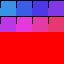

A 2D game scene composited from a Tiled map and its tileset images. What follows is a short description and the map's XML, with every tile layer's data as written:
An orthogonal 4x4 tile map with 16x16 px tiles, 1 tile layer (TintTiles), 1 image layer and 5 objects (2x area, Caption, polygon, line).

<map version="1.10" tiledversion="1.12.0" orientation="orthogonal" renderorder="right-down" width="4" height="4" tilewidth="16" tileheight="16" infinite="0" backgroundcolor="#80ff0000" nextlayerid="6" nextobjectid="7">
 <tileset firstgid="1" name="colortiles" tilewidth="16" tileheight="16" tilecount="32" columns="8">
  <image source="tiles.png" width="128" height="64" />
  <tile id="1">
   <properties>
    <property name="modulate" type="color" value="#ff0000ff" />
    <property name="data_glow" type="color" value="#8000ff00" />
    <property name="hue" type="color" value="#ff336699" />
   </properties>
  </tile>
 </tileset>
 <layer id="1" name="TintTiles" width="4" height="4" tintcolor="#80ff0000">
  <data encoding="csv">
2,0,0,0,
0,0,0,0,
0,0,0,0,
0,0,0,0
</data>
 </layer>
 <objectgroup id="2" name="TintObjects" tintcolor="#80ff0000">
  <object id="1" name="Caption" x="0" y="0" width="64" height="16">
   <text color="#80ff0000">Hi</text>
  </object>
  <object id="2" name="Painted" class="area" x="0" y="16" width="16" height="16">
   <properties>
    <property name="modulate" type="color" value="#ff00ff00" />
    <property name="self_modulate" type="color" value="#800000ff" />
    <property name="debug_color" type="color" value="#40ffffff" />
    <property name="tint" type="color" value="#80ff0000" />
    <property name="plain_modulate_string" value="#ff000080" />
   </properties>
  </object>
  <object id="3" name="Poly" class="polygon" x="16" y="16">
   <properties>
    <property name="color" type="color" value="#800000ff" />
   </properties>
   <polygon points="0,0 8,0 8,8" />
  </object>
  <object id="4" name="Wire" class="line" x="32" y="16">
   <properties>
    <property name="default_color" type="color" value="#ff00ff00" />
   </properties>
   <polyline points="0,0 8,8" />
  </object>
  <object id="5" name="StringTint" class="area" x="48" y="16" width="16" height="16">
   <properties>
    <property name="modulate" value="#ff000080" />
   </properties>
  </object>
 </objectgroup>
 <group id="3" name="TintGroup" tintcolor="#80ff0000" opacity="0.5">
  <objectgroup id="4" name="Inner" />
 </group>
 <imagelayer id="5" name="TintImage" tintcolor="#80ff0000">
  <image source="bg.png" width="64" height="32" />
 </imagelayer>
</map>
